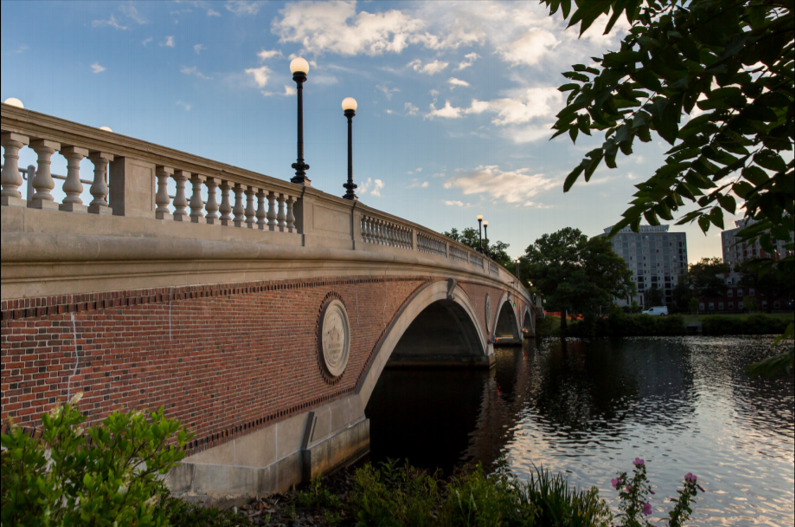
#> input picture 04-neural-nets/03-filter-image/john-w-w-bridge.png, 795 x 527 px
$ jupyter execute filter.ipynb
#> lines starting #> are read from the running program, lines starting #| are printed output that depends on the picture
[cell 1]
import numpy as np

from PIL import Image, ImageFilter

[cell 2]
# Open image
image = Image.open("./john-w-w-bridge.png").convert("RGB")
image

[cell 3]
# Filter image according to edge detection kernel
filtered = image.filter(ImageFilter.Kernel(
  size=(3, 3),
  kernel=[-1, -1, -1, -1, 8, -1, -1, -1, -1],
  scale=1
))
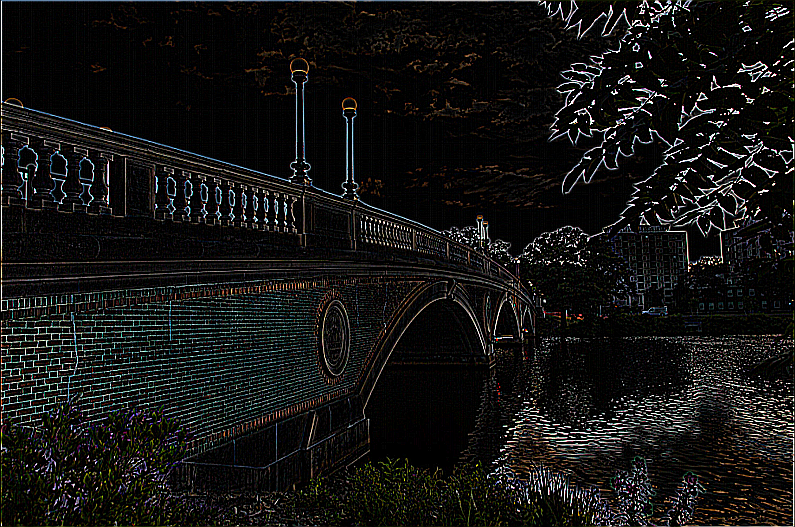
#> filtered: PIL image 795x527 RGB; mean R, G, B 20.4, 20.2, 19.1
